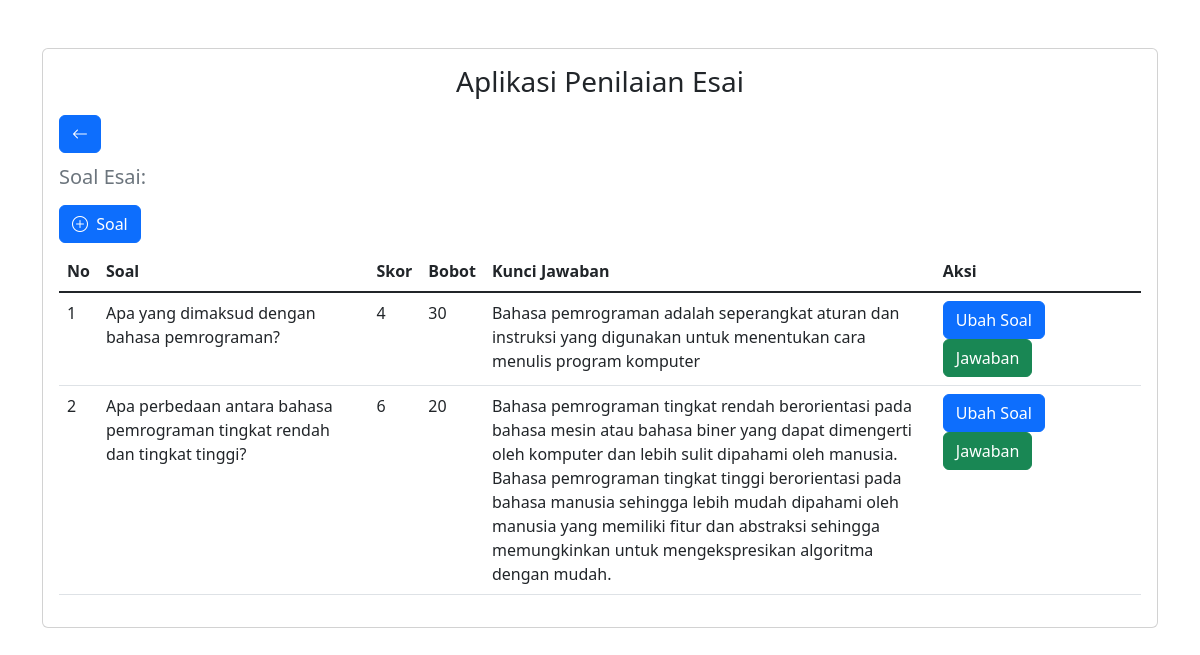
/essay/soal_view/PL, run on the app's committed database.
### tables this page shows
CREATE TABLE `soal_esai` (
  `kd_soal` varchar(6) NOT NULL,
  `kd_matkul` varchar(6) NOT NULL,
  `soal` text NOT NULL,
  `skor` int(1) NOT NULL,
  `bobot` int(3) NOT NULL,
  `kunci_jawaban` text NOT NULL
);

### application/controllers/Essay.php (called while the page is built, shortened)
<?php
class Essay extends CI_Controller {
    public function __construct()
    {
        $this->load->model('essay_model');
        $this->load->helper('url');
    }
    public function soal_view($kd_matkul) {
        $this->soal_matakuliah = $this->essay_model->show_data('kd_soal, soal, skor, bobot, kunci_jawaban', 'soal_esai' ,['kd_matkul' => $kd_matkul]);
        $this->load->view('template/header');
		$this->load->view('soal_view', ['kd_matkul' => $kd_matkul, 'title' => '', 'soal_matkul' => $this->soal_matakuliah]);
        $this->load->view('template/footer');
    }
}

### index.php (called while the page is built, shortened)
<?php
require_once BASEPATH.'core/CodeIgniter.php';

### application/models/Essay_model.php (called while the page is built, shortened)
<?php
class Essay_model extends CI_Model {
    public function show_data(string $column, string $table, $param = null) {
        $this->db->select($column);
        if(!is_null($param)) {
            $query = $this->db->get_where($table, $param);
        } else {
            $query = $this->db->get($table);
        }
        return $query->result();
    }
}

### application/views/soal_view.php (the view, shortened to what this page needs)
<a href="<?= base_url('/')?>" class="btn btn-primary mb-3"> <i class="bi bi-arrow-left"></i></a>
<h5 class="card-subtitle text-muted">Soal Esai: <?= $title;?></h5>
<button type="button" class="btn btn-primary mt-3" data-bs-toggle="modal" data-bs-target="#tambahSoalEsai"><i class="bi bi-plus-circle me-1"></i> Soal</button>
<table class="table mt-2">
    <thead>
        <tr>
            <th>No</th>
            <th>Soal</th>
            <th>Skor</th>
            <th>Bobot</th>
            <th>Kunci Jawaban</th>
            <th>Aksi</th>
        </tr>
    </thead>
    <tbody class="table-group-divider">
        <?php
        if(count($soal_matkul) !== 0) {
        foreach ($soal_matkul as $key => $value) {?>
        <tr>
            <td><?= $key + 1;?></td>
            <td class="col-3"><?= $value->soal ?? '';?></td>
            <td ><?= $value->skor ?? '';?></td>
            <td><?= $value->bobot ?? '';?></td>
            <td class="col-5"><?= $value->kunci_jawaban ?? '';?></td>
            <td>
                <div class="d-grid gap-2 d-md-block">
                    <button class="btn btn-primary" data-bs-toggle="modal" data-bs-target="#ubahSoalEsai" type="button">Ubah Soal</button>
                    <a href="<?= base_url('essay/essay_scoring_view/'. $value->kd_soal);?>" class="btn btn-success">Jawaban</a>
                </div>
            </td>
        </tr>
        <?php
            }
        } else { ?>
        <tr><td colspan="6"><p class="text-center">Soal Belum Tersedia</p></td></tr>
        <?php } ?>
    </tbody>
</table>

### data on the page
soal_esai: soal "Apa yang dimaksud dengan bahasa pemrograman?", skor "4", bobot "30", kunci_jawaban "Bahasa pemrograman adalah seperangkat aturan dan instruksi yang digunakan untuk menentukan cara menulis program komputer"
soal_esai: soal "Apa perbedaan antara bahasa pemrograman tingkat rendah dan tingkat tinggi?", skor "6", bobot "20", kunci_jawaban "Bahasa pemrograman tingkat rendah berorientasi pada bahasa mesin atau bahasa biner yang dapat dimengerti oleh komputer dan lebih sulit dipahami oleh manusia. Bahasa pemrograman tingkat tinggi berorientasi pada bahasa manusia sehingga lebih mudah dipahami oleh manusia yang memiliki fitur dan abstraksi sehingga memungkinkan untuk mengekspresikan algoritma dengan mudah."
